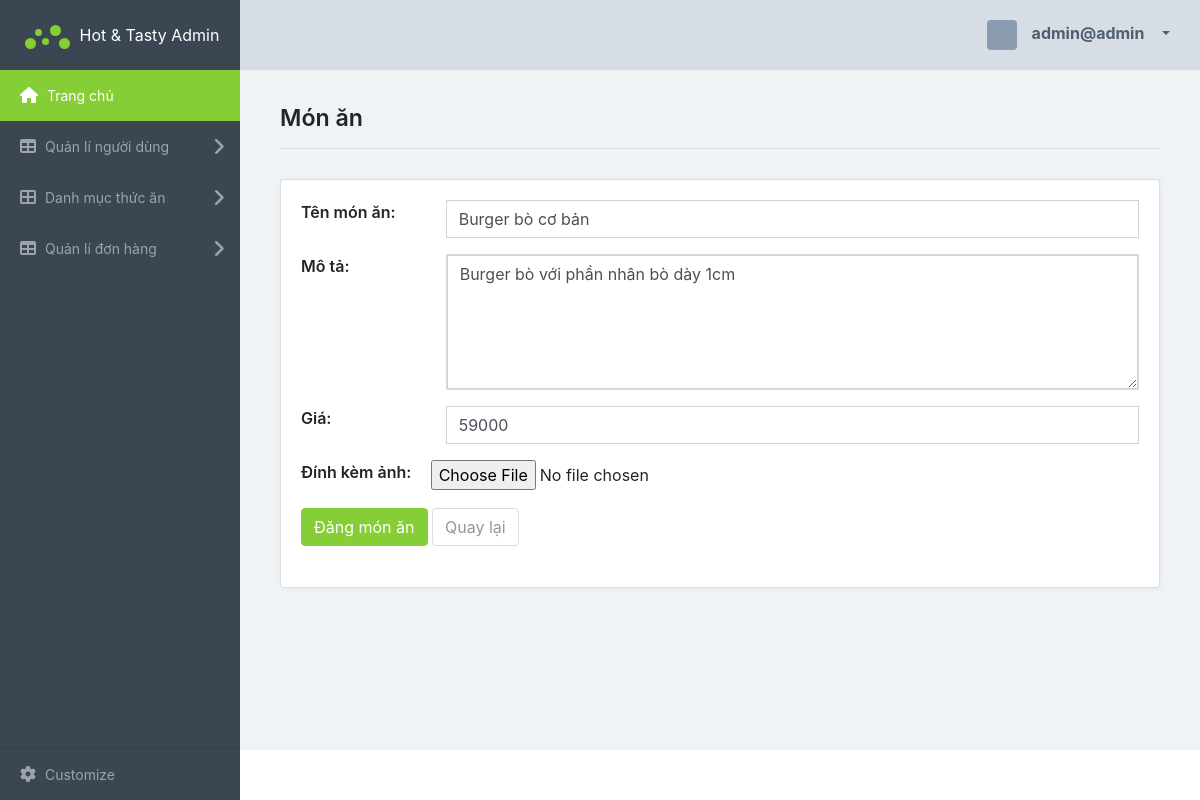
Screenshot of /admin-pages/controller/productsController.php?action=getProduct&id=7 (signed in) with the database file from the repository.
### tables this page shows
CREATE TABLE `products` (
  `id` int(11) NOT NULL,
  `id_cate` int(11) NOT NULL,
  `img` text DEFAULT NULL,
  `food_name` char(50) NOT NULL,
  `food_description` char(150) DEFAULT NULL,
  `price` int(11) NOT NULL
);

### admin-pages/database/config.php (called while the page is built, shortened)
<?php
class configuration
{
    private  $HOST;
    private  $DBNAME;
    private  $USERNAME;
    private  $PASSWORD;
    private static $conn;
    public function __construct()
    {
        $this->HOST = 'localhost';
        $this->DBNAME = 'food_code';
        $this->USERNAME = 'root';
        $this->PASSWORD = '';
        if (self::$conn = null) {
            $this->connectDB();
        } else {
            return self::$conn;
        }
    }
    public function __destruct()
    {
        $this->HOST = '';
        $this->DBNAME = '';
        $this->USERNAME = '';
        $this->PASSWORD = "";
        self::$conn = null;
    }
    public function closeConnect()
    {
        self::$conn = null;
    }
    private function connectDB()
    {
        try {
            self::$conn = new PDO("mysql:host=$this->HOST; dbname=$this->DBNAME", $this->USERNAME, $this->PASSWORD);
            self::$conn->setAttribute(PDO::ATTR_ERRMODE, PDO::ERRMODE_EXCEPTION);
        } catch (PDOException $e) {
        }
    }
    public function getData($query, $param = array())
    {
        try {
            $stm = self::$conn->prepare($query);
            $stm->execute($param);
            return $stm->fetchAll(PDO::FETCH_ASSOC);
        } catch (PDOException $e) {
            return $e->getMessage();
        } finally {
            $this->closeConnect();
        }
    }
}

### admin-pages/models/DAO/productsDAO.php (called while the page is built, shortened)
<?php
include_once '../database/config.php';
include_once '../models/DTO/productsDTO.php';
class productsDAO
{
    public function getDataProduct($product_Id)
    {
        $dbConn = new configuration();
        $query = 'select products.id,img,food_name,food_description,price,id_cate,categories.category_name from products JOIN categories on products.id_cate=categories.id where products.id=:id';
        $param = array(':id' => $product_Id);
        $data = $dbConn->getData($query, $param);
        foreach ($data as $product) {
            $categoryDTO = new categoriesDTO($product['id_cate'], $product['category_name']);
            $dataValue = new productsDTO($product['id'], $product['img'], $product['food_name'], $product['food_description'], $product['price'], $categoryDTO);
        }
        return $dataValue;
    }
}

### admin-pages/models/DTO/productsDTO.php (called while the page is built, shortened)
<?php
class productsDTO
{
    private $id;
    private $food_name;
    private $food_descripsion;
    private $price;
    public function __construct($id, $img, $food_name, $food_description, $price, $categoryDTO)
    {
        $this->id = $id;
        $this->food_name = $food_name;
        $this->food_descripsion = $food_description;
        $this->price = $price;
    }
    public function getPrice()
    {
        return $this->price;
    }
    public function getFood_name()
    {
        return $this->food_name;
    }
    public function getId()
    {
        return $this->id;
    }
    public function getFood_descripsion()
    {
        return $this->food_descripsion;
    }
}

### admin-pages/views/item-editor.php (the view, shortened to what this page needs)
<!doctype html>
<html class="no-js" lang="en">
<head>
    <link rel="stylesheet" href="css/vendor.css">
    <link rel="stylesheet" type="text/css" href="../">
    <link rel="stylesheet" href="https://maxcdn.bootstrapcdn.com/bootstrap/4.3.1/css/bootstrap.min.css">
</head>
<body>
    <div class="main-wrapper">
        <div class="app" id="app">
            <?php
            include_once '../include/header.php';
            ?>
            <article class="content item-editor-page">
                <div class="title-block">
                    <h3 class="title"> Món ăn <span class="sparkline bar" data-type="bar"></span>
                    </h3>
                </div>
                <form name="itemFood" method="POST" onsubmit="return formFood_Validate();" action="../controller/productsController.php<?php if (isset($prd)) {
                                                                                                                                            echo '?id=' . $prd->getId();
                                                                                                                                        } else {
                                                                                                                                            echo '';
                                                                                                                                        } ?>" enctype="multipart/form-data">
                    <div class="card card-block">
                        <div class="form-group row has-warning">
                            <label class="col-sm-2 form-control-label text-xs-right"> Tên món ăn: </label>
                            <div class="col-sm-10">
                                <input type="text" class="form-control boxed" placeholder="Nhập tên món" name="title" value="<?php if (isset($prd)) {
                                                                                                                                    echo $prd->getFood_name();
                                                                                                                                } else {
                                                                                                                                    echo '';
                                                                                                                                } ?>">
                            </div>
                        </div>
                        <div class="form-group row has-warning">
                            <label class="col-sm-2 form-control-label text-xs-right"> Mô tả: </label>
                            <div class="col-sm-10">
                                <div class="wyswyg">
                                    <textarea name="decripsion" rows="5" class="form-control boxed" placeholder="Nhập nội dung"><?php if (isset($prd)) {
                                                                                                                                    echo $prd->getFood_descripsion();
                                                                                                                                } else {
                                                                                                                                    echo '';
                                                                                                                                } ?></textarea>
                                </div>
                            </div>
                        </div>
                        <div class="form-group row has-warning">
                            <label class="col-sm-2 form-control-label text-xs-right"> Giá: </label>
                            <div class="col-sm-10">
                                <input type="number" class="form-control boxed" name="price" placeholder="VND" min="0" value="<?php if (isset($prd)) {
                                                                                                                                    echo $prd->getPrice();
                                                                                                                                } else {
                                                                                                                                    echo '';
                                                                                                                                } ?>">
                            </div>
                        </div>
                        <div class="form-group row">
                            <label class="col-sm-2 form-control-label text-xs-right"> Đính kèm ảnh: </label>
                            <input type="file" name="img">
                        </div>
                        <div class="form-group row">
                            <div class="col-sm-10 col-sm-offset-2">
                                <button type="submit" class="btn btn-primary" name="action" value="<?php if (isset($prd)) {
                                                                                                        echo 'editProduct';
                                                                                                    } else {
                                                                                                        echo 'insertProduct';
                                                                                                    } ?>"> Đăng món ăn </button>
                                <button type="button" class="btn btn-secondary-outline" name=""><a href="../controller/productsController.php" style="text-decoration: none;"> Quay lại </a></button>
                            </div>
                        </div>
                    </div>
                </form>
            </article>
            <footer class="footer">
            </footer>
        </div>
    </div>
</body>
</html>

### rows the page displays
products: title "Burger bò cơ bản", decripsion "Burger bò với phần nhân bò dày 1cm", price "59000"

### other values shown
$user_email "admin@admin"
